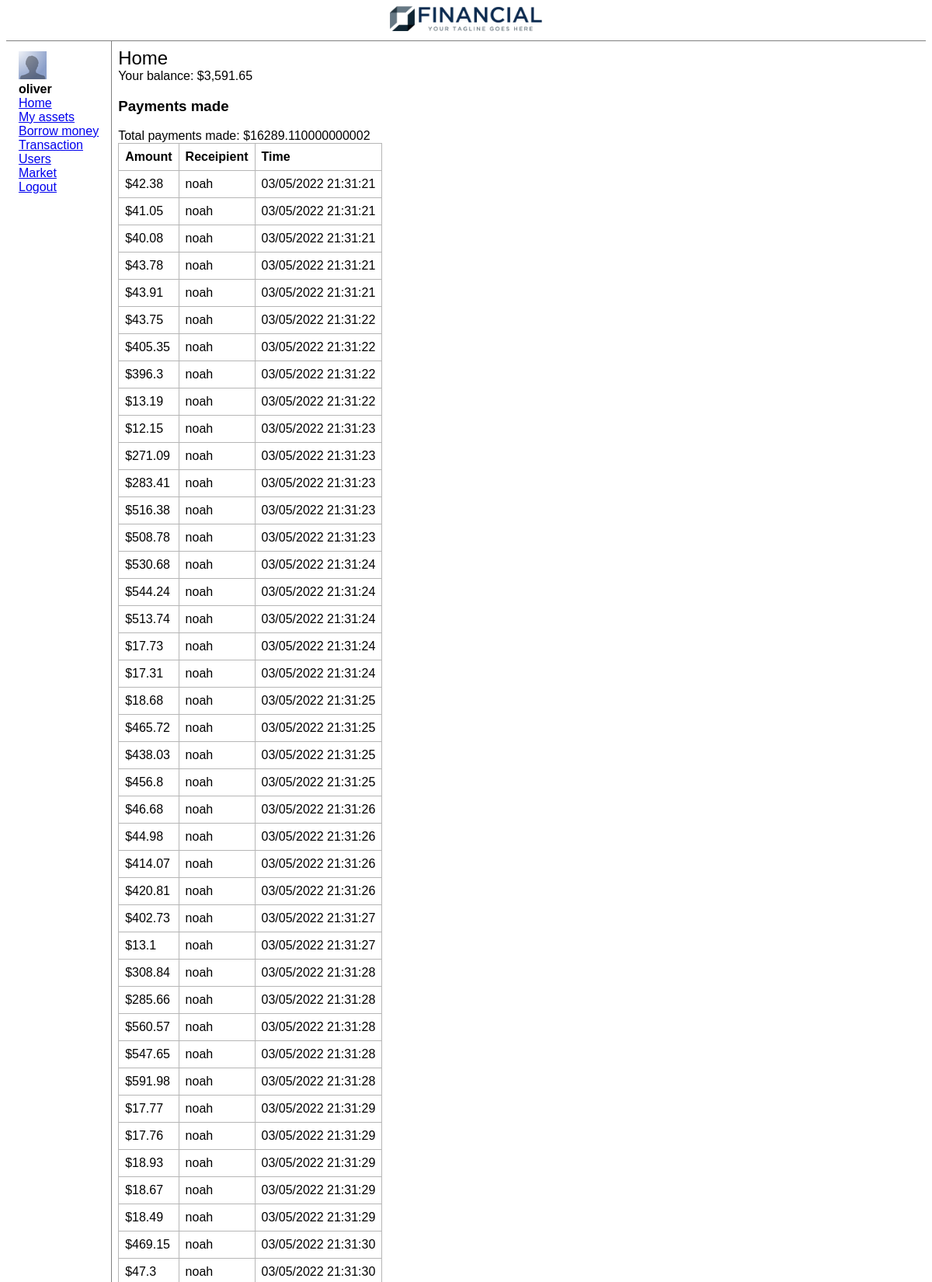
Page /home (signed in, upper part) on the committed database.
### market_site/models.py (models this page shows, shortened)
class User(db.Model, UserMixin):
    __tablename__ = 'users'
    id = db.Column(db.Integer, primary_key=True)
    username = db.Column(db.String(80), unique=True, nullable=False)
    password = db.Column(db.String(120), nullable=False)
    email = db.Column(db.String(80), unique=True, nullable=True)
    full_name = db.Column(db.String(80), unique=False, nullable=True)
    last_login = db.Column(db.DateTime, nullable=True, default=datetime.utcnow)
    type = db.Column(db.Integer, default=PHYSICAL_PERSON)
    company_id = db.Column(db.Integer, unique=True, nullable=True)      # only if the type==LEGAL_PERSON
    bank_id = db.Column(db.Integer, unique=True, nullable=True)      # only if the type==BANKER
    date_created = db.Column(db.DateTime, nullable=False, default=datetime.utcnow)
    balance = db.Column(db.Float, nullable=False, default=0)
    bank_loans = db.relationship('BankLoan', backref='borrower', lazy=True)
    hard_assets = db.relationship('HardAsset', backref='owner', lazy=True)
    company_shares = db.relationship('CompanyShare', backref='owner', lazy=True)
    company_bonds = db.relationship('CompanyBond', backref='owner', lazy=True)
    total_payments_received = db.Column(db.Float, nullable=True, default=0)
    total_payments_made = db.Column(db.Float, nullable=True, default=0)
    def payments_received(self):
        return Transaction.query.filter_by(payee_id=self.id).all()
    def payments_made(self):
        return Transaction.query.filter_by(payer_id=self.id).all()

class Transaction(db.Model):
    __tablename__ = 'transactions'
    id = db.Column(db.Integer, primary_key=True)
    payer_id = db.Column(db.Integer, db.ForeignKey('users.id'))
    payer = db.relationship("User", foreign_keys=[payer_id])
    payee_id = db.Column(db.Integer, db.ForeignKey('users.id'))
    payee = db.relationship("User", foreign_keys=[payee_id])
    amount = db.Column(db.Float, nullable=False)
    time = db.Column(db.DateTime, nullable=True, default=datetime.utcnow)
    info = db.Column(db.String(100), nullable=True)

### market_site/routes.py (the view)
@app.route('/')
@app.route('/home')
@login_required
def home():
	return render_template('index.html', title='Home')

### market_site/models.py (called while the page is built)
@login_manager.user_loader
def load_user(user_id):
    return User.query.get(int(user_id))

### market_site/templates/index.html (shortened to what this page needs)
{% extends "layout.html" %}
{% block content %}
Your balance: ${{ '{:,.2f}'.format(current_user.balance) }}
<h3>Payments made</h3>
Total payments made: ${{ current_user.total_payments_made }}
<table tb>
    <tr>
        <th>Amount</th>
        <th>Receipient</th>
        <th>Time</th>
    </tr>
    {% for payment in current_user.payments_made() %}
        <tr>
            <td>${{ payment.amount }}</td>
            <td>{{ payment.payee.username }}</td>
            <td>{{ payment.time.strftime('%d/%m/%Y %H:%M:%S') }}</td>
        </tr>
    {% endfor %}
</table>
<br>
{% endblock %}

### market_site/templates/layout.html (shortened to what this page needs)
<!DOCTYPE html>
<html lang="en">
<head>
    <link rel="stylesheet" href="{{url_for('static', filename='css/style.css')}}">
</head>
<body>
    <header>
        <img src="{{ url_for('static', filename='logos/logo1.1.png') }}" logo>
        <img src="{{ url_for('static', filename='logos/logo1.2.png') }}" logo>
    </header>
    <div main>
        {% if not not_show_nav %}
            <nav>
                <div>
                    <img src="{{ url_for('static', filename='logos/profile.png') }}" alt="">
                    <br>
                    <b>
                        {% if current_user.type == 0 %}
                            CEO of
                            <br>
                            {{ current_user.get_company().name }}
                        {% else %}
                            {{current_user.username}}
                        {% endif %}
                    </b>
                </div>
                <a href="/home">Home</a><br>
                <a href="/user_assets">My assets</a><br>
                <a href="/borrow">Borrow money</a><br>
                <a href="/transaction">Transaction</a><br>
                <a href="/users">Users</a><br>
                <a href="/market">Market</a><br>
                <a href="/logout">Logout</a><br>
            </nav>
        {% endif %}
        <div content>
            <div class="title">
                {% if title %}
                    {{title}}
                {% endif %}
            </div>
            {% block content %}
            {% endblock %}
        </div>
    </div>
</body>

### market_site/static/css/style.css (style rules this page uses)
:root { --blue: #007bff; --indigo: #6610f2; --purple: #6f42c1; --pink: #e83e8c; --red: #dc3545; --orange: #fd7e14; --yellow: #ffc107; --green: #28a745; --teal: #20c997; --cyan: #17a2b8; --white: #fff; --gray: #6c757d; --gray-dark: #343a40; --primary: #007bff; --secondary: #6c757d; --success: #28a745; --info: #17a2b8; --warning: #ffc107; --danger: #dc3545; --light: #f8f9fa; --dark: #343a40; --input-border-color: rgb(128, 189, 255); --input-border-color-shadow: rgba(128, 189, 255, 0.3); }
body, html { margin: 0px; padding: 0px; }
body { display: grid; grid-template-areas: "h" "m" "f"; grid-template-rows: max-content auto max-content; height: 100vh; font-family: Arial, Helvetica, sans-serif; padding: 0em 0.5em 0em 0.5em; }
header { grid-area: h; text-align: center; border-bottom: 1px solid gray; padding: 0.5em 0em; }
div[main] { grid-area: m; display: grid; grid-template-areas: 'nav content'; grid-template-columns: max-content auto; }
.title { font-size: x-large; }
nav { grid-area: nav; border-right: 1px solid gray; text-align: left; padding: 0.8em 1em; }
div[content] { grid-area: content; padding: 0.5em; }
img[logo] { height: 2em; }
table[tb] { font-family: arial, sans-serif; border-collapse: collapse; }
table[tb] td, table[tb] th { border: 1px solid #b6b6b6; text-align: left; padding: 8px; }
table { border-collapse: collapse; }

### rows in the picture
User: username "oliver", balance "3,591.65", total_payments_made "16289.110000000002"
Transaction: amount "42.38", payee.username "noah", time "03/05/2022 21:31:21"
Transaction: amount "41.05", payee.username "noah", time "03/05/2022 21:31:21"
Transaction: amount "40.08", payee.username "noah", time "03/05/2022 21:31:21"
Transaction: amount "43.78", payee.username "noah", time "03/05/2022 21:31:21"
Transaction: amount "43.91", payee.username "noah", time "03/05/2022 21:31:21"
Transaction: amount "43.75", payee.username "noah", time "03/05/2022 21:31:22"
Transaction: amount "405.35", payee.username "noah", time "03/05/2022 21:31:22"
Transaction: amount "396.3", payee.username "noah", time "03/05/2022 21:31:22"
Transaction: amount "13.19", payee.username "noah", time "03/05/2022 21:31:22"
Transaction: amount "12.15", payee.username "noah", time "03/05/2022 21:31:23"
Transaction: amount "271.09", payee.username "noah", time "03/05/2022 21:31:23"
Transaction: amount "283.41", payee.username "noah", time "03/05/2022 21:31:23"
Transaction: amount "516.38", payee.username "noah", time "03/05/2022 21:31:23"
Transaction: amount "508.78", payee.username "noah", time "03/05/2022 21:31:23"
Transaction: amount "530.68", payee.username "noah", time "03/05/2022 21:31:24"
Transaction: amount "544.24", payee.username "noah", time "03/05/2022 21:31:24"
Transaction: amount "513.74", payee.username "noah", time "03/05/2022 21:31:24"
Transaction: amount "17.73", payee.username "noah", time "03/05/2022 21:31:24"
Transaction: amount "17.31", payee.username "noah", time "03/05/2022 21:31:24"
Transaction: amount "18.68", payee.username "noah", time "03/05/2022 21:31:25"
Transaction: amount "465.72", payee.username "noah", time "03/05/2022 21:31:25"
Transaction: amount "438.03", payee.username "noah", time "03/05/2022 21:31:25"
Transaction: amount "456.8", payee.username "noah", time "03/05/2022 21:31:25"
Transaction: amount "46.68", payee.username "noah", time "03/05/2022 21:31:26"
Transaction: amount "44.98", payee.username "noah", time "03/05/2022 21:31:26"
Transaction: amount "414.07", payee.username "noah", time "03/05/2022 21:31:26"
Transaction: amount "420.81", payee.username "noah", time "03/05/2022 21:31:26"
Transaction: amount "402.73", payee.username "noah", time "03/05/2022 21:31:27"
Transaction: amount "13.1", payee.username "noah", time "03/05/2022 21:31:27"
Transaction: amount "308.84", payee.username "noah", time "03/05/2022 21:31:28"
Transaction: amount "285.66", payee.username "noah", time "03/05/2022 21:31:28"
Transaction: amount "560.57", payee.username "noah", time "03/05/2022 21:31:28"
Transaction: amount "547.65", payee.username "noah", time "03/05/2022 21:31:28"
Transaction: amount "591.98", payee.username "noah", time "03/05/2022 21:31:28"
Transaction: amount "17.77", payee.username "noah", time "03/05/2022 21:31:29"
Transaction: amount "17.76", payee.username "noah", time "03/05/2022 21:31:29"
Transaction: amount "18.93", payee.username "noah", time "03/05/2022 21:31:29"
Transaction: amount "18.67", payee.username "noah", time "03/05/2022 21:31:29"
Transaction: amount "18.49", payee.username "noah", time "03/05/2022 21:31:29"
Transaction: amount "469.15", payee.username "noah", time "03/05/2022 21:31:30"
Transaction: amount "47.3", payee.username "noah", time "03/05/2022 21:31:30"

### other values in the picture
{{ title }} "Home"
